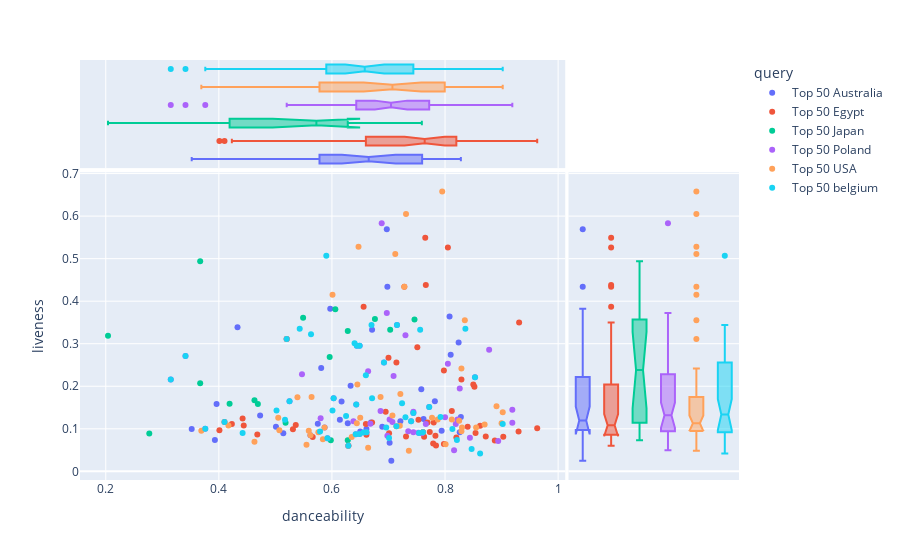

The cell this chart's notebook holds for it:
### Code cell
fig = px.scatter(df, x="danceability", y="liveness", color="query", marginal_y="box", marginal_x= "box")
fig

### Figure 1 — Plotly figure (JSON) as saved in the notebook; plotly's stock layout.template omitted (floating-point values rounded to 4 significant figures)
{"data": [{"hovertemplate": "query=Top 50 Australia<br>danceability=%{x}<br>liveness=%{y}<extra></extra>", "legendgroup": "Top 50 Australia", "marker": {"color": "#636efa", "symbol": "circle"}, "mode": "markers", "name": "Top 50 Australia", "orientation": "v", "showlegend": true, "type": "scatter", "x": [0.826, 0.617, 0.597, 0.396, 0.393, 0.633, 0.81, 0.697, 0.581, 0.661, 0.782, 0.669, 0.473, 0.501, 0.352, 0.721, 0.705, 0.514, 0.828, 0.671, 0.794, 0.614, 0.575, 0.758, 0.628, 0.689, 0.65, 0.698, 0.702, 0.824, 0.433, 0.761, 0.762, 0.562, 0.808, 0.587], "xaxis": "x", "y": [0.0918, 0.164, 0.382, 0.158, 0.0735, 0.201, 0.274, 0.569, 0.243, 0.0994, 0.165, 0.115, 0.131, 0.105, 0.0995, 0.118, 0.0246, 0.0897, 0.128, 0.333, 0.0952, 0.121, 0.112, 0.193, 0.113, 0.105, 0.0936, 0.434, 0.0674, 0.303, 0.339, 0.0921, 0.123, 0.0848, 0.364, 0.103], "yaxis": "y"}, {"alignmentgroup": "True", "hovertemplate": "query=Top 50 Australia<br>danceability=%{x}<extra></extra>", "legendgroup": "Top 50 Australia", "marker": {"color": "#636efa", "symbol": "circle"}, "name": "Top 50 Australia", "notched": true, "offsetgroup": "Top 50 Australia", "showlegend": false, "type": "box", "x": [0.826, 0.617, 0.597, 0.396, 0.393, 0.633, 0.81, 0.697, 0.581, 0.661, 0.782, 0.669, 0.473, 0.501, 0.352, 0.721, 0.705, 0.514, 0.828, 0.671, 0.794, 0.614, 0.575, 0.758, 0.628, 0.689, 0.65, 0.698, 0.702, 0.824, 0.433, 0.761, 0.762, 0.562, 0.808, 0.587], "xaxis": "x3", "yaxis": "y3"}, {"alignmentgroup": "True", "hovertemplate": "query=Top 50 Australia<br>liveness=%{y}<extra></extra>", "legendgroup": "Top 50 Australia", "marker": {"color": "#636efa", "symbol": "circle"}, "name": "Top 50 Australia", "notched": true, "offsetgroup": "Top 50 Australia", "showlegend": false, "type": "box", "xaxis": "x2", "y": [0.0918, 0.164, 0.382, 0.158, 0.0735, 0.201, 0.274, 0.569, 0.243, 0.0994, 0.165, 0.115, 0.131, 0.105, 0.0995, 0.118, 0.0246, 0.0897, 0.128, 0.333, 0.0952, 0.121, 0.112, 0.193, 0.113, 0.105, 0.0936, 0.434, 0.0674, 0.303, 0.339, 0.0921, 0.123, 0.0848, 0.364, 0.103], "yaxis": "y2"}, {"hovertemplate": "query=Top 50 Egypt<br>danceability=%{x}<br>liveness=%{y}<extra></extra>", "legendgroup": "Top 50 Egypt", "marker": {"color": "#EF553B", "symbol": "circle"}, "mode": "markers", "name": "Top 50 Egypt", "orientation": "v", "showlegend": true, "type": "scatter", "x": [0.888, 0.629, 0.423, 0.701, 0.761, 0.751, 0.7, 0.728, 0.66, 0.783, 0.82, 0.963, 0.661, 0.784, 0.401, 0.829, 0.862, 0.671, 0.442, 0.763, 0.765, 0.766, 0.731, 0.41, 0.805, 0.753, 0.656, 0.773, 0.93, 0.798, 0.85, 0.714, 0.931, 0.903, 0.566, 0.695, 0.52, 0.536, 0.798, 0.769, 0.779, 0.444, 0.854, 0.468, 0.531, 0.84, 0.812, 0.852, 0.872, 0.78], "xaxis": "x", "y": [0.0726, 0.0604, 0.111, 0.0896, 0.0921, 0.292, 0.267, 0.434, 0.111, 0.0835, 0.0794, 0.101, 0.0861, 0.061, 0.0967, 0.216, 0.107, 0.115, 0.124, 0.0815, 0.549, 0.438, 0.0817, 0.116, 0.526, 0.121, 0.387, 0.0923, 0.0935, 0.0643, 0.204, 0.256, 0.35, 0.0811, 0.0806, 0.14, 0.311, 0.109, 0.237, 0.115, 0.0656, 0.108, 0.0903, 0.0864, 0.0991, 0.105, 0.142, 0.199, 0.0817, 0.115], "yaxis": "y"}, {"alignmentgroup": "True", "hovertemplate": "query=Top 50 Egypt<br>danceability=%{x}<extra></extra>", "legendgroup": "Top 50 Egypt", "marker": {"color": "#EF553B", "symbol": "circle"}, "name": "Top 50 Egypt", "notched": true, "offsetgroup": "Top 50 Egypt", "showlegend": false, "type": "box", "x": [0.888, 0.629, 0.423, 0.701, 0.761, 0.751, 0.7, 0.728, 0.66, 0.783, 0.82, 0.963, 0.661, 0.784, 0.401, 0.829, 0.862, 0.671, 0.442, 0.763, 0.765, 0.766, 0.731, 0.41, 0.805, 0.753, 0.656, 0.773, 0.93, 0.798, 0.85, 0.714, 0.931, 0.903, 0.566, 0.695, 0.52, 0.536, 0.798, 0.769, 0.779, 0.444, 0.854, 0.468, 0.531, 0.84, 0.812, 0.852, 0.872, 0.78], "xaxis": "x3", "yaxis": "y3"}, {"alignmentgroup": "True", "hovertemplate": "query=Top 50 Egypt<br>liveness=%{y}<extra></extra>", "legendgroup": "Top 50 Egypt", "marker": {"color": "#EF553B", "symbol": "circle"}, "name": "Top 50 Egypt", "notched": true, "offsetgroup": "Top 50 Egypt", "showlegend": false, "type": "box", "xaxis": "x2", "y": [0.0726, 0.0604, 0.111, 0.0896, 0.0921, 0.292, 0.267, 0.434, 0.111, 0.0835, 0.0794, 0.101, 0.0861, 0.061, 0.0967, 0.216, 0.107, 0.115, 0.124, 0.0815, 0.549, 0.438, 0.0817, 0.116, 0.526, 0.121, 0.387, 0.0923, 0.0935, 0.0643, 0.204, 0.256, 0.35, 0.0811, 0.0806, 0.14, 0.311, 0.109, 0.237, 0.115, 0.0656, 0.108, 0.0903, 0.0864, 0.0991, 0.105, 0.142, 0.199, 0.0817, 0.115], "yaxis": "y2"}, {"hovertemplate": "query=Top 50 Japan<br>danceability=%{x}<br>liveness=%{y}<extra></extra>", "legendgroup": "Top 50 Japan", "marker": {"color": "#00cc96", "symbol": "circle"}, "mode": "markers", "name": "Top 50 Japan", "orientation": "v", "showlegend": true, "type": "scatter", "x": [0.606, 0.204, 0.759, 0.746, 0.676, 0.549, 0.419, 0.463, 0.703, 0.628, 0.367, 0.596, 0.598, 0.277, 0.367, 0.518, 0.628, 0.469], "xaxis": "x", "y": [0.381, 0.319, 0.0906, 0.357, 0.358, 0.361, 0.159, 0.167, 0.333, 0.0733, 0.207, 0.269, 0.0732, 0.0891, 0.494, 0.114, 0.33, 0.158], "yaxis": "y"}, {"alignmentgroup": "True", "hovertemplate": "query=Top 50 Japan<br>danceability=%{x}<extra></extra>", "legendgroup": "Top 50 Japan", "marker": {"color": "#00cc96", "symbol": "circle"}, "name": "Top 50 Japan", "notched": true, "offsetgroup": "Top 50 Japan", "showlegend": false, "type": "box", "x": [0.606, 0.204, 0.759, 0.746, 0.676, 0.549, 0.419, 0.463, 0.703, 0.628, 0.367, 0.596, 0.598, 0.277, 0.367, 0.518, 0.628, 0.469], "xaxis": "x3", "yaxis": "y3"}, {"alignmentgroup": "True", "hovertemplate": "query=Top 50 Japan<br>liveness=%{y}<extra></extra>", "legendgroup": "Top 50 Japan", "marker": {"color": "#00cc96", "symbol": "circle"}, "name": "Top 50 Japan", "notched": true, "offsetgroup": "Top 50 Japan", "showlegend": false, "type": "box", "xaxis": "x2", "y": [0.381, 0.319, 0.0906, 0.357, 0.358, 0.361, 0.159, 0.167, 0.333, 0.0733, 0.207, 0.269, 0.0732, 0.0891, 0.494, 0.114, 0.33, 0.158], "yaxis": "y2"}, {"hovertemplate": "query=Top 50 Poland<br>danceability=%{x}<br>liveness=%{y}<extra></extra>", "legendgroup": "Top 50 Poland", "marker": {"color": "#ab63fa", "symbol": "circle"}, "mode": "markers", "name": "Top 50 Poland", "orientation": "v", "showlegend": true, "type": "scatter", "x": [0.603, 0.525, 0.759, 0.805, 0.816, 0.547, 0.341, 0.702, 0.715, 0.638, 0.753, 0.772, 0.698, 0.668, 0.919, 0.592, 0.661, 0.744, 0.644, 0.52, 0.376, 0.744, 0.688, 0.642, 0.58, 0.894, 0.74, 0.844, 0.643, 0.629, 0.649, 0.315, 0.664, 0.686, 0.697, 0.692, 0.766, 0.826, 0.819, 0.73, 0.853, 0.649, 0.878, 0.8, 0.709, 0.707, 0.744, 0.822, 0.919, 0.735], "xaxis": "x", "y": [0.172, 0.165, 0.0896, 0.253, 0.0498, 0.228, 0.271, 0.122, 0.344, 0.118, 0.0908, 0.151, 0.0835, 0.112, 0.145, 0.0775, 0.092, 0.14, 0.295, 0.311, 0.1, 0.0918, 0.583, 0.0873, 0.125, 0.0716, 0.118, 0.0792, 0.157, 0.0604, 0.295, 0.216, 0.235, 0.142, 0.372, 0.256, 0.111, 0.195, 0.111, 0.32, 0.221, 0.088, 0.286, 0.127, 0.224, 0.116, 0.137, 0.122, 0.114, 0.0942], "yaxis": "y"}, {"alignmentgroup": "True", "hovertemplate": "query=Top 50 Poland<br>danceability=%{x}<extra></extra>", "legendgroup": "Top 50 Poland", "marker": {"color": "#ab63fa", "symbol": "circle"}, "name": "Top 50 Poland", "notched": true, "offsetgroup": "Top 50 Poland", "showlegend": false, "type": "box", "x": [0.603, 0.525, 0.759, 0.805, 0.816, 0.547, 0.341, 0.702, 0.715, 0.638, 0.753, 0.772, 0.698, 0.668, 0.919, 0.592, 0.661, 0.744, 0.644, 0.52, 0.376, 0.744, 0.688, 0.642, 0.58, 0.894, 0.74, 0.844, 0.643, 0.629, 0.649, 0.315, 0.664, 0.686, 0.697, 0.692, 0.766, 0.826, 0.819, 0.73, 0.853, 0.649, 0.878, 0.8, 0.709, 0.707, 0.744, 0.822, 0.919, 0.735], "xaxis": "x3", "yaxis": "y3"}, {"alignmentgroup": "True", "hovertemplate": "query=Top 50 Poland<br>liveness=%{y}<extra></extra>", "legendgroup": "Top 50 Poland", "marker": {"color": "#ab63fa", "symbol": "circle"}, "name": "Top 50 Poland", "notched": true, "offsetgroup": "Top 50 Poland", "showlegend": false, "type": "box", "xaxis": "x2", "y": [0.172, 0.165, 0.0896, 0.253, 0.0498, 0.228, 0.271, 0.122, 0.344, 0.118, 0.0908, 0.151, 0.0835, 0.112, 0.145, 0.0775, 0.092, 0.14, 0.295, 0.311, 0.1, 0.0918, 0.583, 0.0873, 0.125, 0.0716, 0.118, 0.0792, 0.157, 0.0604, 0.295, 0.216, 0.235, 0.142, 0.372, 0.256, 0.111, 0.195, 0.111, 0.32, 0.221, 0.088, 0.286, 0.127, 0.224, 0.116, 0.137, 0.122, 0.114, 0.0942], "yaxis": "y2"}, {"hovertemplate": "query=Top 50 USA<br>danceability=%{x}<br>liveness=%{y}<extra></extra>", "legendgroup": "Top 50 USA", "marker": {"color": "#FFA15A", "symbol": "circle"}, "mode": "markers", "name": "Top 50 USA", "orientation": "v", "showlegend": true, "type": "scatter", "x": [0.728, 0.902, 0.83, 0.539, 0.601, 0.369, 0.855, 0.787, 0.736, 0.562, 0.795, 0.587, 0.825, 0.505, 0.664, 0.87, 0.417, 0.731, 0.801, 0.777, 0.644, 0.891, 0.555, 0.707, 0.829, 0.829, 0.721, 0.564, 0.761, 0.812, 0.576, 0.645, 0.559, 0.647, 0.463, 0.712, 0.686, 0.635, 0.65, 0.72, 0.507, 0.835, 0.584, 0.9, 0.714, 0.52, 0.629], "xaxis": "x", "y": [0.434, 0.139, 0.103, 0.174, 0.415, 0.0954, 0.103, 0.122, 0.0486, 0.0848, 0.658, 0.103, 0.119, 0.126, 0.0555, 0.11, 0.108, 0.605, 0.0639, 0.126, 0.113, 0.153, 0.0623, 0.131, 0.0944, 0.242, 0.182, 0.175, 0.0921, 0.122, 0.0917, 0.204, 0.0954, 0.528, 0.0695, 0.511, 0.175, 0.0806, 0.126, 0.107, 0.0966, 0.355, 0.0752, 0.113, 0.106, 0.311, 0.0604], "yaxis": "y"}, {"alignmentgroup": "True", "hovertemplate": "query=Top 50 USA<br>danceability=%{x}<extra></extra>", "legendgroup": "Top 50 USA", "marker": {"color": "#FFA15A", "symbol": "circle"}, "name": "Top 50 USA", "notched": true, "offsetgroup": "Top 50 USA", "showlegend": false, "type": "box", "x": [0.728, 0.902, 0.83, 0.539, 0.601, 0.369, 0.855, 0.787, 0.736, 0.562, 0.795, 0.587, 0.825, 0.505, 0.664, 0.87, 0.417, 0.731, 0.801, 0.777, 0.644, 0.891, 0.555, 0.707, 0.829, 0.829, 0.721, 0.564, 0.761, 0.812, 0.576, 0.645, 0.559, 0.647, 0.463, 0.712, 0.686, 0.635, 0.65, 0.72, 0.507, 0.835, 0.584, 0.9, 0.714, 0.52, 0.629], "xaxis": "x3", "yaxis": "y3"}, {"alignmentgroup": "True", "hovertemplate": "query=Top 50 USA<br>liveness=%{y}<extra></extra>", "legendgroup": "Top 50 USA", "marker": {"color": "#FFA15A", "symbol": "circle"}, "name": "Top 50 USA", "notched": true, "offsetgroup": "Top 50 USA", "showlegend": false, "type": "box", "xaxis": "x2", "y": [0.434, 0.139, 0.103, 0.174, 0.415, 0.0954, 0.103, 0.122, 0.0486, 0.0848, 0.658, 0.103, 0.119, 0.126, 0.0555, 0.11, 0.108, 0.605, 0.0639, 0.126, 0.113, 0.153, 0.0623, 0.131, 0.0944, 0.242, 0.182, 0.175, 0.0921, 0.122, 0.0917, 0.204, 0.0954, 0.528, 0.0695, 0.511, 0.175, 0.0806, 0.126, 0.107, 0.0966, 0.355, 0.0752, 0.113, 0.106, 0.311, 0.0604], "yaxis": "y2"}, {"hovertemplate": "query=Top 50 belgium<br>danceability=%{x}<br>liveness=%{y}<extra></extra>", "legendgroup": "Top 50 belgium", "marker": {"color": "#19d3f3", "symbol": "circle"}, "mode": "markers", "name": "Top 50 belgium", "orientation": "v", "showlegend": true, "type": "scatter", "x": [0.701, 0.821, 0.792, 0.517, 0.754, 0.656, 0.525, 0.67, 0.813, 0.59, 0.649, 0.744, 0.671, 0.724, 0.73, 0.601, 0.592, 0.902, 0.644, 0.64, 0.341, 0.543, 0.41, 0.772, 0.442, 0.563, 0.603, 0.714, 0.696, 0.625, 0.579, 0.715, 0.862, 0.376, 0.761, 0.643, 0.661, 0.502, 0.74, 0.836, 0.692, 0.642, 0.756, 0.315, 0.66, 0.853, 0.649, 0.847, 0.629, 0.52], "xaxis": "x", "y": [0.0781, 0.0738, 0.128, 0.121, 0.0901, 0.0914, 0.165, 0.344, 0.0998, 0.507, 0.088, 0.137, 0.172, 0.16, 0.127, 0.143, 0.0775, 0.111, 0.295, 0.301, 0.271, 0.335, 0.116, 0.151, 0.09, 0.322, 0.172, 0.106, 0.103, 0.13, 0.0936, 0.344, 0.0418, 0.1, 0.0921, 0.157, 0.092, 0.143, 0.118, 0.335, 0.256, 0.0873, 0.333, 0.216, 0.226, 0.221, 0.295, 0.0526, 0.0604, 0.311], "yaxis": "y"}, {"alignmentgroup": "True", "hovertemplate": "query=Top 50 belgium<br>danceability=%{x}<extra></extra>", "legendgroup": "Top 50 belgium", "marker": {"color": "#19d3f3", "symbol": "circle"}, "name": "Top 50 belgium", "notched": true, "offsetgroup": "Top 50 belgium", "showlegend": false, "type": "box", "x": [0.701, 0.821, 0.792, 0.517, 0.754, 0.656, 0.525, 0.67, 0.813, 0.59, 0.649, 0.744, 0.671, 0.724, 0.73, 0.601, 0.592, 0.902, 0.644, 0.64, 0.341, 0.543, 0.41, 0.772, 0.442, 0.563, 0.603, 0.714, 0.696, 0.625, 0.579, 0.715, 0.862, 0.376, 0.761, 0.643, 0.661, 0.502, 0.74, 0.836, 0.692, 0.642, 0.756, 0.315, 0.66, 0.853, 0.649, 0.847, 0.629, 0.52], "xaxis": "x3", "yaxis": "y3"}, {"alignmentgroup": "True", "hovertemplate": "query=Top 50 belgium<br>liveness=%{y}<extra></extra>", "legendgroup": "Top 50 belgium", "marker": {"color": "#19d3f3", "symbol": "circle"}, "name": "Top 50 belgium", "notched": true, "offsetgroup": "Top 50 belgium", "showlegend": false, "type": "box", "xaxis": "x2", "y": [0.0781, 0.0738, 0.128, 0.121, 0.0901, 0.0914, 0.165, 0.344, 0.0998, 0.507, 0.088, 0.137, 0.172, 0.16, 0.127, 0.143, 0.0775, 0.111, 0.295, 0.301, 0.271, 0.335, 0.116, 0.151, 0.09, 0.322, 0.172, 0.106, 0.103, 0.13, 0.0936, 0.344, 0.0418, 0.1, 0.0921, 0.157, 0.092, 0.143, 0.118, 0.335, 0.256, 0.0873, 0.333, 0.216, 0.226, 0.221, 0.295, 0.0526, 0.0604, 0.311], "yaxis": "y2"}], "layout": {"legend": {"title": {"text": "query"}, "tracegroupgap": 0}, "margin": {"t": 60}, "xaxis": {"anchor": "y", "domain": [0, 0.7363], "title": {"text": "danceability"}}, "xaxis2": {"anchor": "y2", "domain": [0.7413, 1], "matches": "x2", "showgrid": false, "showline": false, "showticklabels": false, "ticks": ""}, "xaxis3": {"anchor": "y3", "domain": [0, 0.7363], "matches": "x", "showgrid": true, "showticklabels": false}, "xaxis4": {"anchor": "y4", "domain": [0.7413, 1], "matches": "x2", "showgrid": false, "showline": false, "showticklabels": false, "ticks": ""}, "yaxis": {"anchor": "x", "domain": [0, 0.7326], "title": {"text": "liveness"}}, "yaxis2": {"anchor": "x2", "domain": [0, 0.7326], "matches": "y", "showgrid": true, "showticklabels": false}, "yaxis3": {"anchor": "x3", "domain": [0.7426, 1], "matches": "y3", "showgrid": false, "showline": false, "showticklabels": false, "ticks": ""}, "yaxis4": {"anchor": "x4", "domain": [0.7426, 1], "matches": "y3", "showgrid": true, "showline": false, "showticklabels": false, "ticks": ""}}}
